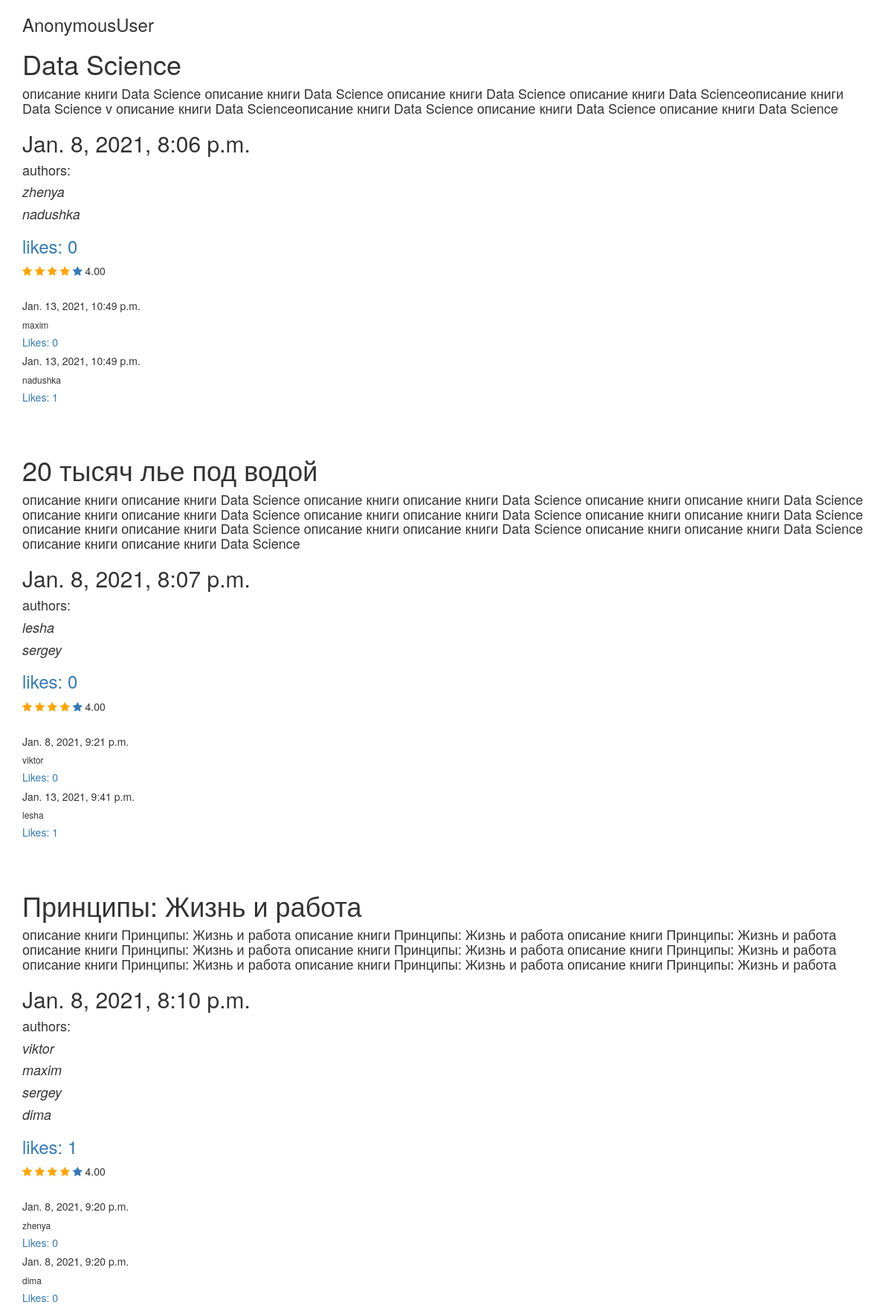
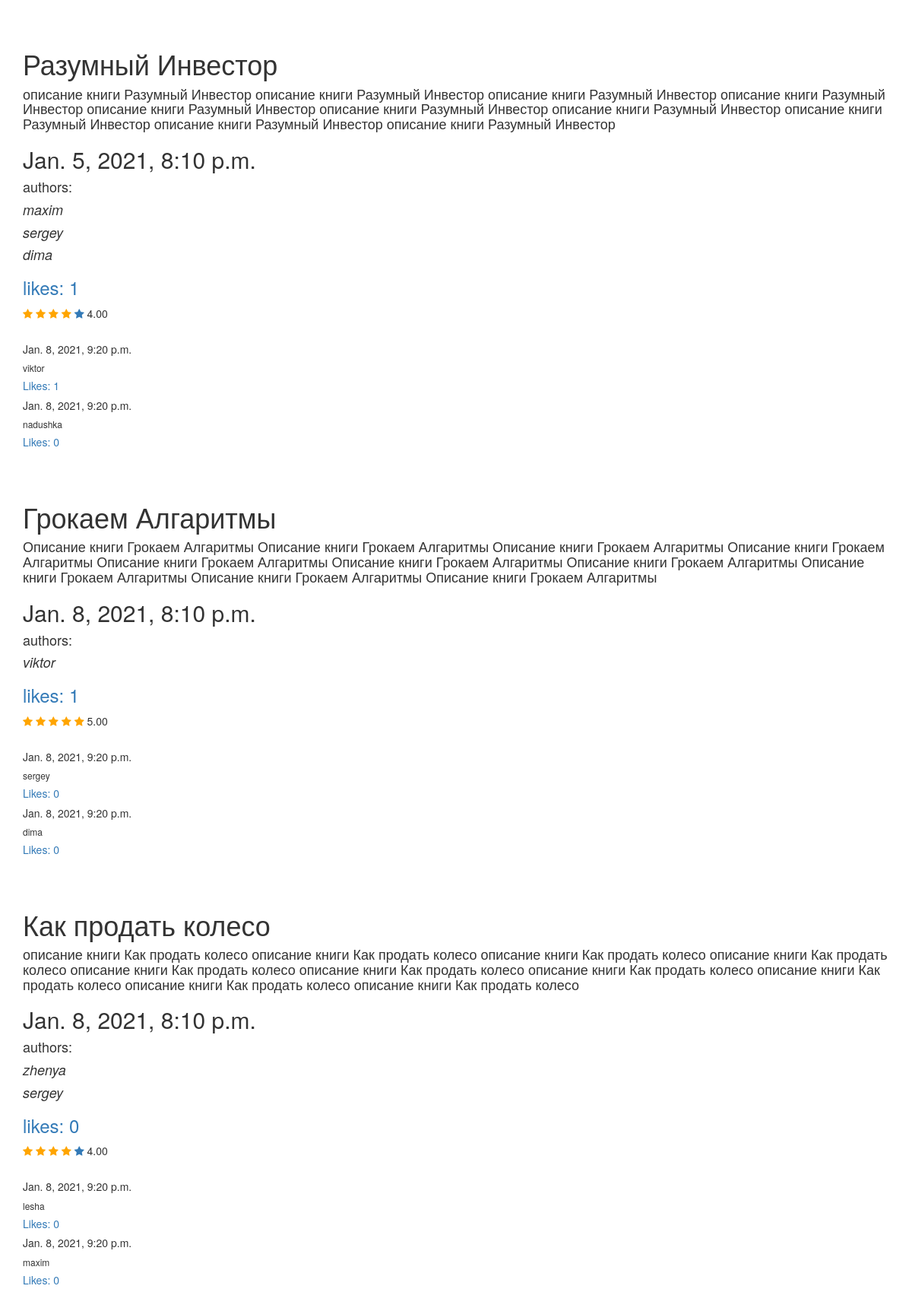
The app's page /shop/ with its own data (2 pictures, top to bottom).
### manager/models.py (models this page shows, shortened)
class Book(models.Model):
    title = models.CharField(max_length=250)
    date = models.DateTimeField(verbose_name='date-time', auto_now=False)
    authors = models.ManyToManyField(User, related_name='books')
    description = models.TextField(verbose_name='описание', null=True)
    likes = models.PositiveIntegerField(default=0)
    users_like = models.ManyToManyField(User, through='manager.LikeBookUser', related_name='liked_books')
    genres = models.CharField(max_length=50, verbose_name='жанр', null=True)
    rate = models.DecimalField(max_digits=3, decimal_places=2, default=0.0)
    users_counted_stars = models.PositiveIntegerField(default=0, verbose_name='counted_stars')
    count_users = models.PositiveIntegerField(default=0, verbose_name='counted_users')

class Comment(models.Model):
    comment = models.TextField(verbose_name='comment')
    date = models.DateTimeField(auto_now=True)
    author = models.ForeignKey(User, on_delete=models.CASCADE, related_name='author_comment')
    book = models.ForeignKey(Book, on_delete=models.CASCADE, related_name='comments')
    users_like = models.ManyToManyField(
        User,
        through='manager.LikeCommentUser',
        related_name='liked_comment'
    )

### manager/views.py (the view)
# urls.py: path('', MyPage.as_view(), name='the-main-page'),
class MyPage(View):
    def get(self, request):
        context = {}
        comment_query = Comment.objects.annotate(count_like=Count('users_like'))
        comments = Prefetch('comments', comment_query)
        books = Book.objects.prefetch_related("authors", comments)
        context['books'] = books
        context['range'] = range(1, 6)
        return render(request, 'index.html', context)

### manager/templates/index.html (shortened to what this page needs)
<!DOCTYPE html>
<html lang="en">
<head>
    <link rel="stylesheet" href="https://maxcdn.bootstrapcdn.com/bootstrap/3.4.1/css/bootstrap.min.css">
    <link rel="stylesheet" href="https://cdnjs.cloudflare.com/ajax/libs/font-awesome/4.7.0/css/font-awesome.min.css">
</head>
<body>
<div class="container">
    <h3>{{ user }}</h3>
    {% for b in books %}
    <h1>{{ b.title }}</h1>
    <h4> {{ b.description}} </h4>
    <h2>{{ b.date }}</h2>
    <h4> authors: </h4>
    {% for i in b.authors.all %}
    <h4><i> {{ i }}</i></h4>
    {% endfor %}
    <a href="{% url 'add_like' id=b.id %}"><h3> likes: {{ b.likes }} </h3></a>
    {% for i in range %}
        {% if b.rate >= i %}
        <a href="{% url 'add_rating' id=b.id rate=i %}">
        <span class="fa fa-star checked"></span>
        </a>
        {% else %}
        <a href="{% url 'add_rating' id=b.id rate=i %}">
        <span class="fa fa-star" href="{% url 'add_rating' rate=i id=b.id  %}"></span>
        </a>
        {% endif %}
    {% endfor %}
     {{ b.rate }}
    <br><br>
    {% for comment in b.comments.all %}
    <h5>{{ comment.date }}</h5>
    <h6>{{ comment.author }} </h6>
    <a href="{% url 'comment_like' id=comment.id %}"><h5>Likes: {{ comment.count_like }}</h5></a>
    {% endfor %}
    <br><br>
    {% endfor %}
</div>
</body>
</html>

### manager/templates/index.html (style rules this page uses)
.checked { color: orange; }

### records on screen
Book: title "Data Science", description "описание книги Data Science описание книги Data Science описание книги Data Science описание книги Data Scienceописание книги Data Science v описание книги Data Scienceописание книги Data Science описание книги Data Science описание книги Data Science", date "Jan. 8, 2021, 8:06 p.m.", likes "0", rate "4.00"
Comment: date "Jan. 13, 2021, 10:49 p.m.", author "maxim", count_like "0"
Comment: date "Jan. 13, 2021, 10:49 p.m.", author "nadushka", count_like "1"
Book: title "20 тысяч лье под водой", description "описание книги описание книги Data Science описание книги описание книги Data Science описание книги описание книги Data Science описание книги описание книги Data Science описание книги описание книги Data Science описание книги описание книги Data Science описание книги описание книги Data Science описание книги описание книги Data Science описание книги описание книги Data Science описание книги описание книги Data Science", date "Jan. 8, 2021, 8:07 p.m.", likes "0", rate "4.00"
Comment: date "Jan. 8, 2021, 9:21 p.m.", author "viktor", count_like "0"
Comment: date "Jan. 13, 2021, 9:41 p.m.", author "lesha", count_like "1"
Book: title "Принципы: Жизнь и работа", description "описание книги Принципы: Жизнь и работа описание книги Принципы: Жизнь и работа описание книги Принципы: Жизнь и работа описание книги Принципы: Жизнь и работа описание книги Принципы: Жизнь и работа описание книги Принципы: Жизнь и работа описание книги Принципы: Жизнь и работа описание книги Принципы: Жизнь и работа описание книги Принципы: Жизнь и работа", date "Jan. 8, 2021, 8:10 p.m.", likes "1", rate "4.00"
Comment: date "Jan. 8, 2021, 9:20 p.m.", author "zhenya", count_like "0"
Comment: date "Jan. 8, 2021, 9:20 p.m.", author "dima", count_like "0"
Book: title "Разумный Инвестор", description "описание книги Разумный Инвестор описание книги Разумный Инвестор описание книги Разумный Инвестор описание книги Разумный Инвестор описание книги Разумный Инвестор описание книги Разумный Инвестор описание книги Разумный Инвестор описание книги Разумный Инвестор описание книги Разумный Инвестор описание книги Разумный Инвестор", date "Jan. 5, 2021, 8:10 p.m.", likes "1", rate "4.00"
Comment: date "Jan. 8, 2021, 9:20 p.m.", author "viktor", count_like "1"
Comment: date "Jan. 8, 2021, 9:20 p.m.", author "nadushka", count_like "0"
Book: title "Грокаем Алгаритмы", description "Описание книги Грокаем Алгаритмы Описание книги Грокаем Алгаритмы Описание книги Грокаем Алгаритмы Описание книги Грокаем Алгаритмы Описание книги Грокаем Алгаритмы Описание книги Грокаем Алгаритмы Описание книги Грокаем Алгаритмы Описание книги Грокаем Алгаритмы Описание книги Грокаем Алгаритмы Описание книги Грокаем Алгаритмы", date "Jan. 8, 2021, 8:10 p.m.", likes "1", rate "5.00"
Comment: date "Jan. 8, 2021, 9:20 p.m.", author "sergey", count_like "0"
Comment: date "Jan. 8, 2021, 9:20 p.m.", author "dima", count_like "0"
Book: title "Как продать колесо", description "описание книги Как продать колесо описание книги Как продать колесо описание книги Как продать колесо описание книги Как продать колесо описание книги Как продать колесо описание книги Как продать колесо описание книги Как продать колесо описание книги Как продать колесо описание книги Как продать колесо описание книги Как продать колесо", date "Jan. 8, 2021, 8:10 p.m.", likes "0", rate "4.00"
Comment: date "Jan. 8, 2021, 9:20 p.m.", author "lesha", count_like "0"
Comment: date "Jan. 8, 2021, 9:20 p.m.", author "maxim", count_like "0"

### other values on screen
{{ user }} "AnonymousUser"
{{ i }} "zhenya"
{{ i }} "nadushka"
{{ i }} "lesha"
{{ i }} "sergey"
{{ i }} "viktor"
{{ i }} "maxim"
{{ i }} "dima"
